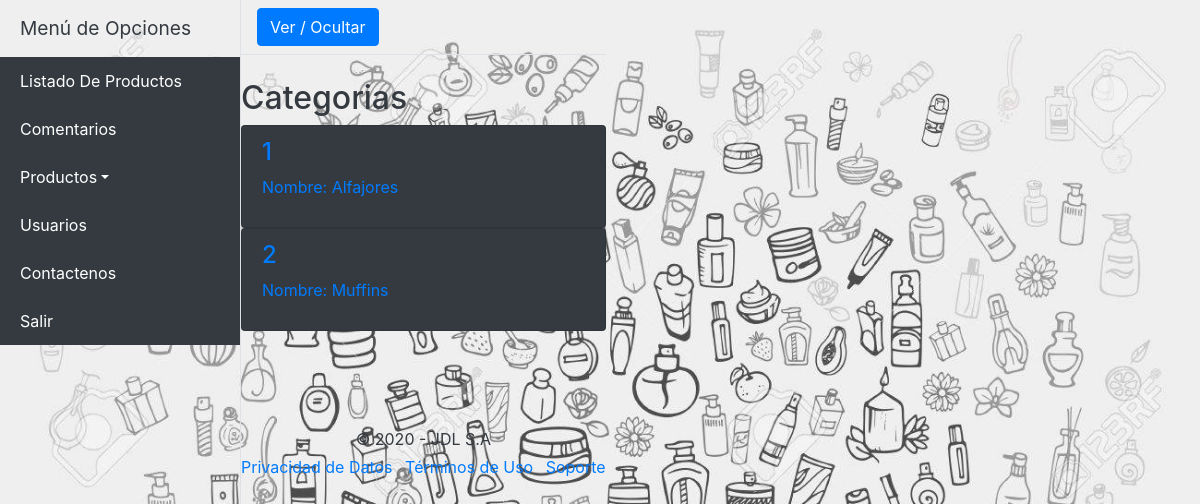
The app's page /productos/categorias.php with its own data.
### tables this page shows
CREATE TABLE `categorias` (
  `id_categoria` int(8) NOT NULL,
  `nombre_categoria` varchar(50) DEFAULT NULL,
  `activo_categoria` int(1) DEFAULT NULL
);

### mlibs/bodypcat.php (the view, shortened to what this page needs)
<div class="d-flex" id="wrapper">
  <div class="bg-black border-right" id="sidebar-wrapper">
    <div class="sidebar-heading bg-black text-dark">Menú de Opciones</div>
      <div class="list-group list-group-flush">
      <a href="../productos/" class="list-group-item list-group-item-action bg-dark text-white">Listado De Productos</a>
        <a href="../comentarios/" class="list-group-item list-group-item-action bg-dark text-white">Comentarios</a>
        <a href="#pageSubmenu" data-toggle="collapse" aria-expanded="false" class="list-group-item list-group-item-action dropdown-toggle bg-dark text-white">Productos</a>
        <a href="../usuarios/" class="list-group-item list-group-item-action bg-dark text-white">Usuarios</a>
        <a href="../contacto/" class="list-group-item list-group-item-action bg-dark text-white">Contactenos</a>
        <a href="../" class="list-group-item list-group-item-action bg-dark text-white">Salir</a>
      </div>
    </div>
  <div id="page-content-wrapper align-self-center" >
    <nav class="navbar navbar-expand-lg navbar-light bg-black border-bottom">
      <button class="btn btn-primary" id="menu-toggle">Ver / Ocultar</button>
    </nav>
    <div class="mt-4 align-self-center text-left">
      <div class="mt-4 text-dark">
        <h2 class="mt-4">Categorias</h2>
      </div>
      <?php
      	$long = count($categorias);
      	for($i=0; $i< $long; $i++){
      ?>
	    <div class="list-group">
        <a 	<?php echo "href=../listados/subcategorias.php?id_categoria=".$categorias[$i]['id_categoria'];?>
			   	class="list-group-item bg-dark">
			  	<h4 class="list-group-item-heading"> <?php echo $categorias[$i]['id_categoria'] ."";?> </h4>
          <p class="list-group-item-text"><?php 	echo "Nombre: " . $categorias[$i]['nombre_categoria'] .""; ?>
          </p>
			  </a>
      </div>
	    <?php  } ?>
    </div>
    <?php
      include "footer.php"
    ?>
  </div>
</div>

### libs/css/simple-sidebar.css (style rules this page uses)
body { overflow-x: hidden; }
#sidebar-wrapper { min-height: 100vh; margin-left: -15rem; -webkit-transition: margin .25s ease-out; -moz-transition: margin .25s ease-out; -o-transition: margin .25s ease-out; transition: margin .25s ease-out; }
#sidebar-wrapper .sidebar-heading { padding: 0.875rem 1.25rem; font-size: 1.2rem; }
#sidebar-wrapper .list-group { width: 15rem; }
@media (min-width: 768px) { #sidebar-wrapper { margin-left: 0; } }

### records on screen
categorias: id_categoria "1", nombre_categoria "Alfajores"
categorias: id_categoria "2", nombre_categoria "Muffins"
